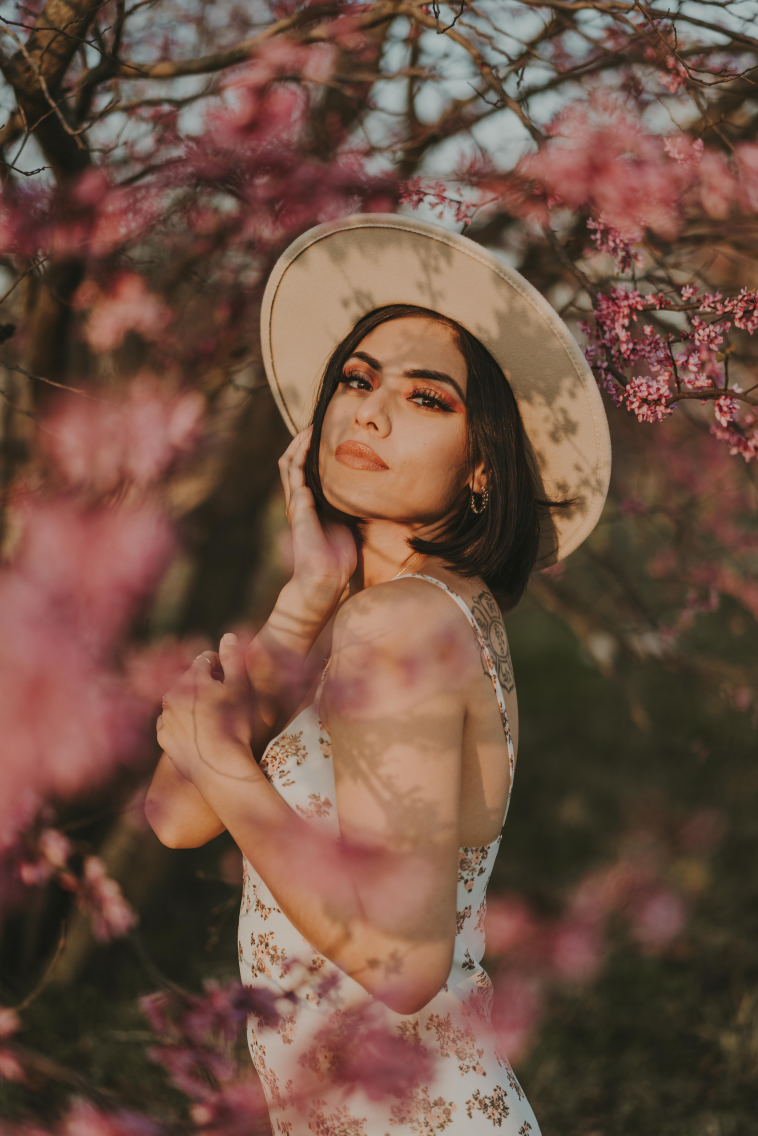
#> input picture Image/model.jpg, 5304 x 7952 px, found by its file name (shown at 1/7 size)
$ python Image_process2.py
#> lines starting #> are read from the running program, lines starting #| are printed output that depends on the picture
from PIL import Image,ImageFilter
img=Image.open(r"C:\Users\614785.old\PycharmProjects\Udemp_Practice\Image/model.jpg")
#> img is the input picture: PIL image 5304x7952 RGB; mean R, G, B 110.7, 81.2, 66.9
im1=img.resize((400,200))
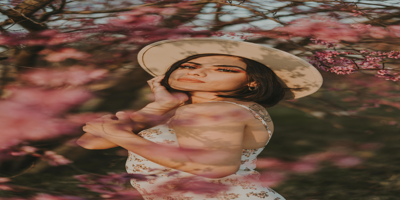
#> im1: PIL image 400x200 RGB; mean R, G, B 110.7, 81.2, 66.9
im1.save('model1.png')
im1.show()
img.thumbnail((400,200))
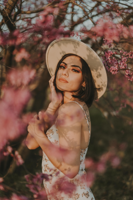
#> img: PIL image 133x200 RGB; mean R, G, B 110.7, 81.2, 66.8
img.save('model2.png')
img.show()

$ run again, with Image/Mantas.jpg copied over Image/model.jpg
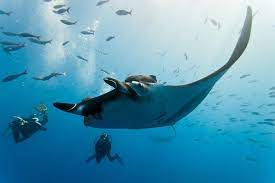
#> input picture Image/Mantas.jpg, 275 x 183 px, found by its file name
#> img is the input picture: PIL image 275x183 RGB; mean R, G, B 81.6, 150.4, 177.5
#> `im1=img.resize((400,200))`:
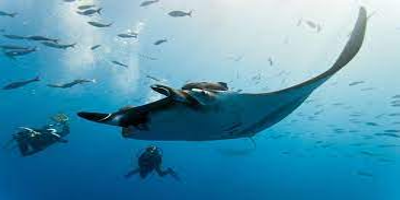
#> im1: PIL image 400x200 RGB; mean R, G, B 81.6, 150.4, 177.5
